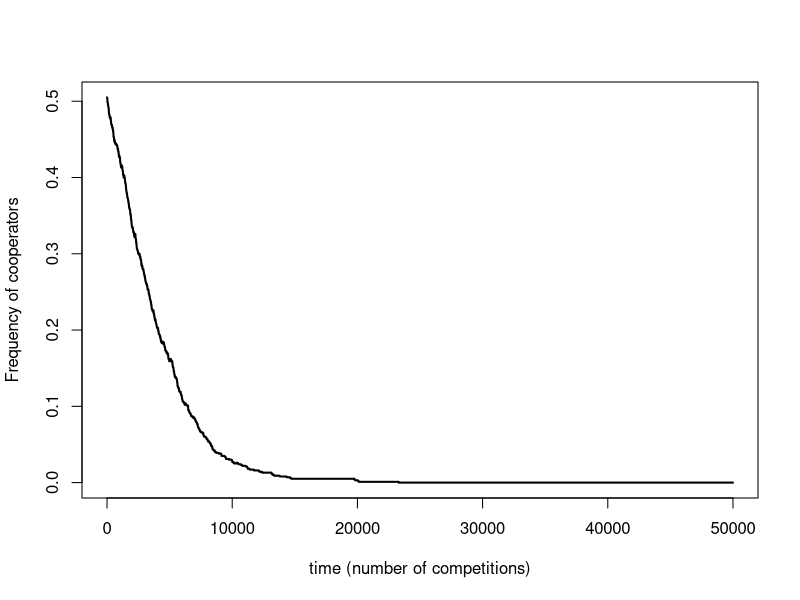

R code for this plot:
#############################################################
# This is the starting script to 'Spatial cooperation games'
#############################################################

# Implements a non-spatial PD

### set parameters
n <- 1000  	# population size
b <- 2          # benefit    
c <- 1          # cost
num_gen <- 50   # number of generations
initfreq_coop <- 0.5 # initial frequency of cooperators

# calculate the number of competitions
num_comps <- num_gen * n

### pay-off matrix, i.e. what player 1 gets when playing against 2:
#
#                               player 2
#                       defect       cooperate
# player   defect          P             T   
#   1      cooperate       S             R   
#
# Prisoner's dilemma (PD): 	( R,  T,  S,  P ) = ( b-c,    b,  -c,   0 )

R <- b-c
T <- b
S <- -c
P <- 0

# calculate the maximum payoff difference, alpha
alpha = T-S

# construct pay-off matrix
rewards <- matrix(c(P, T, S, R), nrow=2, ncol=2, byrow=TRUE)

### Initialize population and result vectors

pop <- rbinom(n,1,initfreq_coop) # generate initial population vector (1's correspond to cooperators,
                                 # 0's correspond to defectors)

# Because population size is constant, it will be sufficient to record
# the frequency of just one type (e.g. cooperators)
stats <- numeric(num_comps+1)
stats[1] <- sum(pop)/n

### Simulate

# conduct competitions 
for (i in 1:num_comps+1) { 
    # pick four organisms for the comparisons
    x <- sample(n,4) 
    # compete organisms and calculate their payoffs
    P1 <- rewards[pop[x[1]]+1, pop[x[2]]+1]
    P2 <- rewards[pop[x[3]]+1, pop[x[4]]+1]

    # calculate the probability of replacement 
    w <- max(0,(P2-P1)/alpha)
    
    # now replace the first organism, if necessary
    if (w > runif(1)) {pop[x[1]] <- pop[x[3]]}
    	
    # record the frequency of cooperators
    stats[i] <- sum(pop)/n
}


### Plot proportion of cooperators in the population

# use time scale of competition interactions
time <- 0:num_comps
plot(time,stats, type="l",lwd=2, xlab="time (number of competitions)",ylab="Frequency of cooperators")
